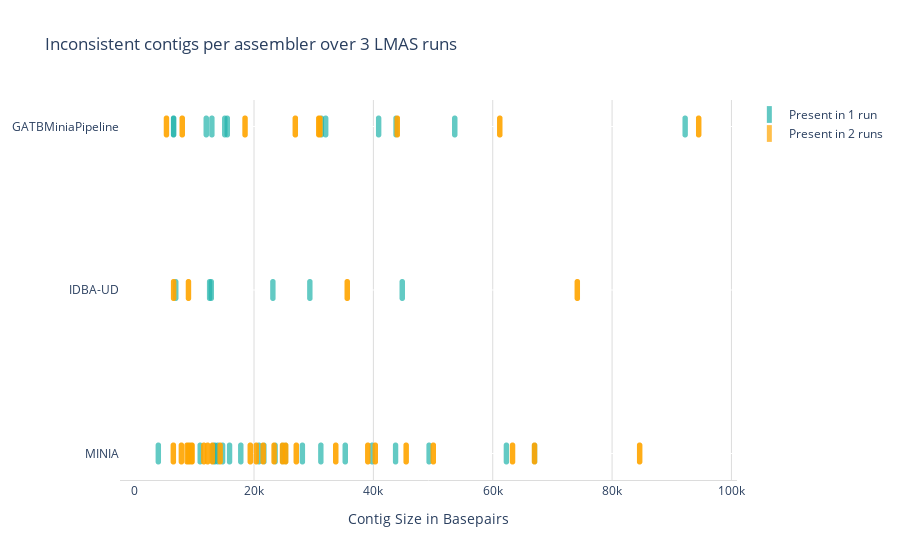

Notebook cell for this chart:
### Markdown cell above
## Plot data

### Code cell
#Just the different contigs
fig_contigs = go.Figure()
for assembler in sorted(contig_size_df['Assembler'].unique(), key=lambda v: v.upper(), reverse=True):
    showlegend = True if assembler == "MINIA" else False
    #n=1
    contigs_df= df_1run[df_1run['Assembler'] == assembler]
    if not contigs_df.empty:
        coord_list = list(contigs_df['Contig Len'])
        fig_contigs.add_trace(go.Scattergl(x=coord_list,
                                               y=[assembler]*len(coord_list),
                                               mode='markers',
                                               opacity=0.7,
                                               marker_symbol='line-ns',
                                               marker=dict(color='lightseagreen', size=12,
                                                           line=dict(width=5,
                                                                     color='lightseagreen')),
                                               name="Present in 1 run",
                                               showlegend=showlegend))
    #n=2
    contigs_df_2= df_2runs[df_2runs['Assembler'] == assembler]
    if not contigs_df_2.empty:
        coord_list = list(contigs_df_2['Contig Len'])
        fig_contigs.add_trace(go.Scattergl(x=coord_list,
                                               y=[assembler]*len(coord_list),
                                               mode='markers',
                                               opacity=0.7,
                                               marker_symbol='line-ns',
                                               marker=dict(color='orange', size=12,
                                                           line=dict(width=5,
                                                                     color='orange')),
                                               name="Present in 2 runs",
                                               showlegend=showlegend))

fig_contigs.update_layout(plot_bgcolor='rgb(255,255,255)', title="Inconsistent contigs per assembler over 3 LMAS runs")
fig_contigs.update_xaxes(showline=True, linewidth=1, linecolor='#DCDCDC', gridcolor='#DCDCDC', title="Contig Size in Basepairs")
fig_contigs.show()
plot(fig_contigs,auto_open=False, filename="Plots/Contig Size/Unique contigs in 3 runs")

### Figure 1 — Plotly figure (JSON) as saved in the notebook; plotly's stock layout.template omitted (floating-point values rounded to 4 significant figures)
{"data": [{"marker": {"color": "lightseagreen", "line": {"color": "lightseagreen", "width": 5}, "size": 12, "symbol": "line-ns"}, "mode": "markers", "name": "Present in 1 run", "opacity": 0.7, "showlegend": true, "type": "scattergl", "x": [13924, 25278, 67015, 21653, 28107, 14733, 24800, 15900, 10979, 13472, 23529, 39793, 49329, 43716, 35288, 13192, 13108, 9154, 3967, 20821, 31202, 62288, 17783], "y": ["MINIA", "MINIA", "MINIA", "MINIA", "MINIA", "MINIA", "MINIA", "MINIA", "MINIA", "MINIA", "MINIA", "MINIA", "MINIA", "MINIA", "MINIA", "MINIA", "MINIA", "MINIA", "MINIA", "MINIA", "MINIA", "MINIA", "MINIA"]}, {"marker": {"color": "orange", "line": {"color": "orange", "width": 5}, "size": 12, "symbol": "line-ns"}, "mode": "markers", "name": "Present in 2 runs", "opacity": 0.7, "showlegend": true, "type": "scattergl", "x": [63316, 21528, 33692, 9054, 84611, 13026, 19379, 9516, 45488, 23355, 40316, 12227, 50041, 11589, 25293, 14315, 21528, 13026, 19379, 39074, 33692, 40316, 7832, 20387, 9516, 66997, 50041, 12227, 9054, 24773, 9618, 6483, 25293, 8778, 27084, 63316, 14315, 39074, 84611, 23355, 45488, 66997, 8778, 7832, 24773, 27084, 11589, 20387, 9618, 6483], "y": ["MINIA", "MINIA", "MINIA", "MINIA", "MINIA", "MINIA", "MINIA", "MINIA", "MINIA", "MINIA", "MINIA", "MINIA", "MINIA", "MINIA", "MINIA", "MINIA", "MINIA", "MINIA", "MINIA", "MINIA", "MINIA", "MINIA", "MINIA", "MINIA", "MINIA", "MINIA", "MINIA", "MINIA", "MINIA", "MINIA", "MINIA", "MINIA", "MINIA", "MINIA", "MINIA", "MINIA", "MINIA", "MINIA", "MINIA", "MINIA", "MINIA", "MINIA", "MINIA", "MINIA", "MINIA", "MINIA", "MINIA", "MINIA", "MINIA", "MINIA"]}, {"marker": {"color": "lightseagreen", "line": {"color": "lightseagreen", "width": 5}, "size": 12, "symbol": "line-ns"}, "mode": "markers", "name": "Present in 1 run", "opacity": 0.7, "showlegend": false, "type": "scattergl", "x": [6879, 44837, 29358, 23161, 12833, 12556], "y": ["IDBA-UD", "IDBA-UD", "IDBA-UD", "IDBA-UD", "IDBA-UD", "IDBA-UD"]}, {"marker": {"color": "orange", "line": {"color": "orange", "width": 5}, "size": 12, "symbol": "line-ns"}, "mode": "markers", "name": "Present in 2 runs", "opacity": 0.7, "showlegend": false, "type": "scattergl", "x": [6519, 74178, 35618, 9012, 6519, 74178, 35618, 9012], "y": ["IDBA-UD", "IDBA-UD", "IDBA-UD", "IDBA-UD", "IDBA-UD", "IDBA-UD", "IDBA-UD", "IDBA-UD"]}, {"marker": {"color": "lightseagreen", "line": {"color": "lightseagreen", "width": 5}, "size": 12, "symbol": "line-ns"}, "mode": "markers", "name": "Present in 1 run", "opacity": 0.7, "showlegend": false, "type": "scattergl", "x": [43789, 15099, 31281, 6514, 32000, 15516, 12943, 12000, 92240, 53636, 40880, 6520], "y": ["GATBMiniaPipeline", "GATBMiniaPipeline", "GATBMiniaPipeline", "GATBMiniaPipeline", "GATBMiniaPipeline", "GATBMiniaPipeline", "GATBMiniaPipeline", "GATBMiniaPipeline", "GATBMiniaPipeline", "GATBMiniaPipeline", "GATBMiniaPipeline", "GATBMiniaPipeline"]}, {"marker": {"color": "orange", "line": {"color": "orange", "width": 5}, "size": 12, "symbol": "line-ns"}, "mode": "markers", "name": "Present in 2 runs", "opacity": 0.7, "showlegend": false, "type": "scattergl", "x": [7965, 44007, 94504, 5327, 18494, 61185, 31048, 26925, 30855, 94504, 44007, 61185, 18494, 31048, 30855, 5327, 26925, 7965], "y": ["GATBMiniaPipeline", "GATBMiniaPipeline", "GATBMiniaPipeline", "GATBMiniaPipeline", "GATBMiniaPipeline", "GATBMiniaPipeline", "GATBMiniaPipeline", "GATBMiniaPipeline", "GATBMiniaPipeline", "GATBMiniaPipeline", "GATBMiniaPipeline", "GATBMiniaPipeline", "GATBMiniaPipeline", "GATBMiniaPipeline", "GATBMiniaPipeline", "GATBMiniaPipeline", "GATBMiniaPipeline", "GATBMiniaPipeline"]}], "layout": {"plot_bgcolor": "rgb(255,255,255)", "title": {"text": "Inconsistent contigs per assembler over 3 LMAS runs"}, "xaxis": {"gridcolor": "#DCDCDC", "linecolor": "#DCDCDC", "linewidth": 1, "showline": true, "title": {"text": "Contig Size in Basepairs"}}}}
